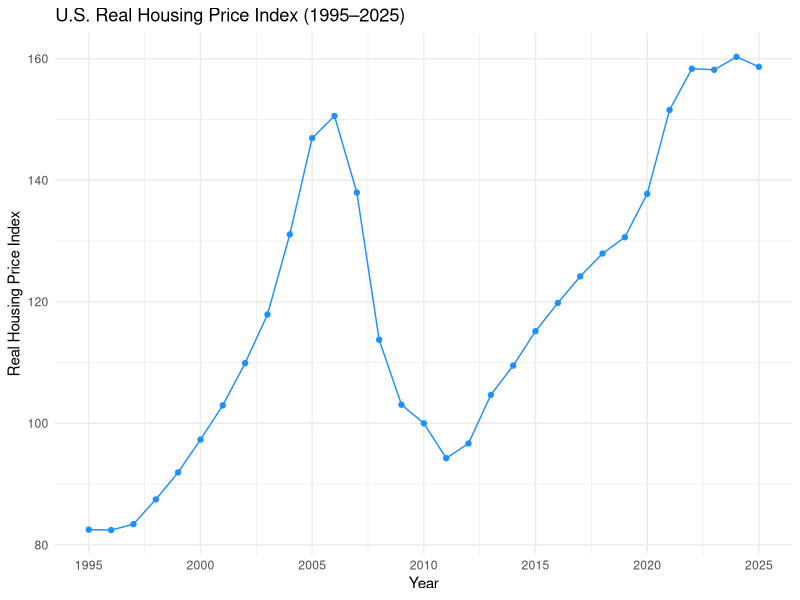

Reproduce this figure in R.
# Load necessary libraries for reading data and plotting
library(readr)
library(ggplot2)

# Read in the housing price index dataset
QUSR628BIS <- read_csv("QUSR628BIS.csv", show_col_types = FALSE)

# Create yearly averages of the housing price index
year_data <- aggregate(
  QUSR628BIS$QUSR628BIS,
  by = list(year = format(QUSR628BIS$observation_date, "%Y")),
  FUN = mean
)

# Rename columns to be more readable
colnames(year_data) <- c("year", "Real_Housing_Index")

# Convert year from character to numeric so it can be plotted correctly
year_data$year <- as.numeric(year_data$year)
# Keep only data between 1995 and 2025
year_data <- subset(year_data, year >= 1995 & year <= 2025)

# Check column names (helps confirm data is structured correctly)
print(colnames(year_data))

# Create a line graph showing housing price trends over time
print(
  ggplot(year_data, aes(x = year, y = Real_Housing_Index)) +
    geom_line(color = "dodgerblue") +
    geom_point(color = "dodgerblue") +
    labs(
      x = "Year",
      y = "Real Housing Price Index",
      title = "U.S. Real Housing Price Index (1995–2025)"
    ) +
    scale_x_continuous(breaks = seq(1995, 2025, by = 5)) +
    theme_minimal()
)

# Print the processed dataset to view values
year_data

# Install and load knitr package (used for creating tables)
if (!require(knitr)) install.packages("knitr")
library(knitr)

# Round the housing index values to 1 decimal place for readability
year_data$Real_Housing_Index <- round(year_data$Real_Housing_Index, 1)

# Create a formatted table of the yearly data
knitr::kable(
  year_data,
  col.names = c("Year", "Real Housing Price Index"),
  caption = "Average Annual Real Housing Price Index (1995–2025)"
)
